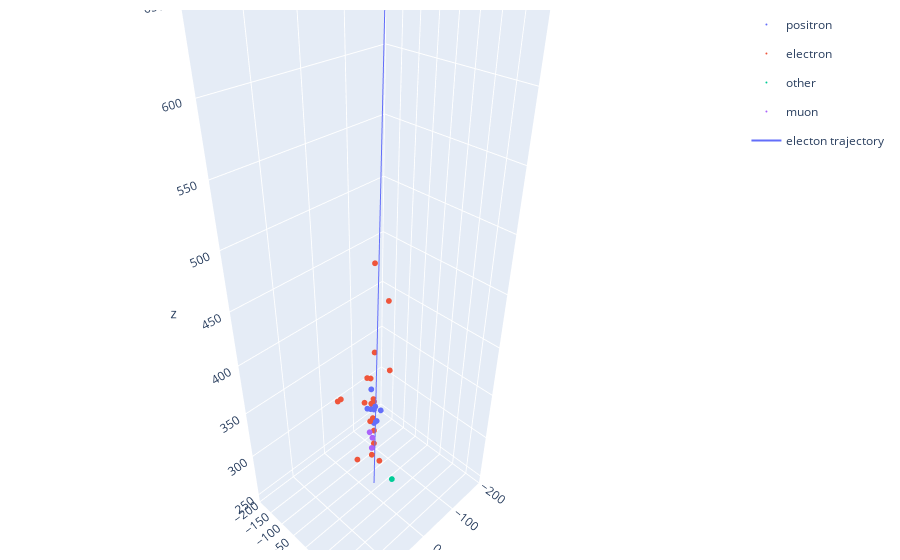

Notebook source saved alongside this figure:
### Code cell
# Plot all of the points and trajectories (FOR DEBUGGING PURPOSES)
import plotly.graph_objects as go
import plotly.express as px
import copy

x_vals = []
y_vals = []
z_vals = []
pdg_vals = []

# set the event number
event = 0

print("event: " + str(event))
print("original # of hits: {}, cut # of hits: {}".format(len(tree['EcalRecHits_v3_v12/EcalRecHits_v3_v12.xpos_'][event]), len(cutTree['EcalRecHits_v3_v12/EcalRecHits_v3_v12.xpos_'][event])))
#print("pdgID: " + str(cutTree['Pdg_ID'][event]))

cutTree['Particle'] = copy.deepcopy(cutTree['Pdg_ID'])

# convert pdg IDs to colors
for hit in range(len(cutTree['Pdg_ID'][event])):
    if cutTree['Pdg_ID'][event][hit] == 11: # e-
        cutTree['Particle'][event][hit] = 'electron'
    elif cutTree['Pdg_ID'][event][hit] == -11: # e+
        cutTree['Particle'][event][hit] = 'positron'
    elif cutTree['Pdg_ID'][event][hit] == -13: # mu-
        cutTree['Particle'][event][hit] = 'muon'
    elif cutTree['Pdg_ID'][event][hit] == 13: # mu+
        cutTree['Particle'][event][hit] = 'muon'
    elif cutTree['Pdg_ID'][event][hit] == 321: # K+
        cutTree['Particle'][event][hit] = 'kaon'
    elif cutTree['Pdg_ID'][event][hit] == -321: # K-
        cutTree['Particle'][event][hit] = 'kaon'
    else:
        cutTree['Particle'][event][hit] = 'other'

#print("colorID: " + str(cutTree['colorID'][event]))
#print("pdgID: " + str(cutTree['Pdg_ID'][event]))


# store all of the position values
for hit in range(len(cutTree['EcalRecHits_v3_v12/EcalRecHits_v3_v12.xpos_'][event])):
    x_vals.append(cutTree['EcalRecHits_v3_v12/EcalRecHits_v3_v12.xpos_'][event][hit])
    y_vals.append(cutTree['EcalRecHits_v3_v12/EcalRecHits_v3_v12.ypos_'][event][hit])
    z_vals.append(cutTree['EcalRecHits_v3_v12/EcalRecHits_v3_v12.zpos_'][event][hit])
    pdg_vals.append(cutTree['Particle'][event][hit])
        
df = {}
df['x'] = x_vals
df['y'] = y_vals
df['z'] = z_vals
df['Particle'] = pdg_vals
#print("pdg_vals: " + str(pdg_vals))

eLayerIntercepts = []
intercept = (trajectories['etraj_sp'][event][0] + layer_dz*trajectories['enorm_sp'][event][0], 
            trajectories['etraj_sp'][event][1] + layer_dz*trajectories['enorm_sp'][event][1], 
            trajectories['etraj_sp'][event][2] + layer_dz*trajectories['enorm_sp'][event][2])
eLayerIntercepts.append(intercept)
eLayerIntercepts = np.concatenate(np.array(eLayerIntercepts))
#print(eLayerIntercepts)

# radii of containment (don't need to index the event for these because all of the eLayerIntercepts are already for the nth event)

figs = []

TREE = tree3 # root file to load: tree2 or tree3 (tree2 is the root file without cuts yet, tree3 is the root file with cut1)

for hit in range(len(TREE['ax'][event])):
    hough = {}
    houghX = []
    houghY = []
    houghZ = []
    # anchor point
    anchor = (TREE['ax'][event][hit],TREE['ay'][event][hit],TREE['az'][event][hit])
    houghX.append(anchor[0])
    houghY.append(anchor[1])
    houghZ.append(anchor[2])
    # positive half
    linePos = (anchor[0] + 100*TREE['bx'][event][hit],anchor[1] + 100*TREE['by'][event][hit],anchor[2] + 100*TREE['bz'][event][hit])
    houghX.append(linePos[0])
    houghY.append(linePos[1])
    houghZ.append(linePos[2])
    # negative half
    lineNeg = (anchor[0] - 100*TREE['bx'][event][hit],anchor[1] - 100*TREE['by'][event][hit],anchor[2] - 100*TREE['bz'][event][hit])
    houghX.append(lineNeg[0])
    houghY.append(lineNeg[1])
    houghZ.append(lineNeg[2])
    hough['houghX'] = houghX
    hough['houghY'] = houghY
    hough['houghZ'] = houghZ
    figH = px.line_3d(hough, x='houghX', y ='houghY', z ='houghZ')
    figs.append(figH)
'''
for layer in range(34):
    circle = {}
    radius = radius_beam_68[layer]
    centerX = eLayerIntercepts[0][layer]
    centerY = eLayerIntercepts[1][layer]
    centerZ = eLayerIntercepts[2][layer]
    theta = np.linspace(0, 2*np.pi, 360)
    circle['circleX'] = radius * np.cos(theta) + centerX
    circle['circleY'] = radius * np.sin(theta) + centerY
    circle['circleZ'] = np.zeros(360) + centerZ
    figC = px.line_3d(circle, x='circleX', y='circleY', z='circleZ')
    figs.append(figC)
'''
fig1 = px.scatter_3d(df,x='x', y='y', z='z', color='Particle', labels={
                     "x": "X (mm)",
                     "y": "Y (mm)",
                     "z": "Z (mm)"
                    }, width=700,height=700)

# electron trajectory
fig2 = px.line_3d(traj, x="trajx", y="trajy", z="trajz", color = 'color', labels={
                     "trajx": "X (mm)",
                     "trajy": "Y (mm)",
                     "trajz": "Z (mm)"})

figData = ()
for fig in figs:
    figData += fig.data

fig3 = go.Figure(data=fig1.data + fig2.data + figData)
print(fig2.data)
fig3.update_xaxes(range=[-200, 200])
fig3.update_yaxes(range=[-200, 200])
fig3.update_layout(
    scene = dict(
        xaxis = dict(nticks=6, range=[-200,200],),
                     yaxis = dict(nticks=10, range=[-200,200],),
                     zaxis = dict(nticks=10, range=[240,700],),),
    autosize=False,
    margin=dict(r=20, l=10, b=10, t=10))
fig3.update_traces(marker=dict(size=2),selector=dict(mode='markers'))


fig3.show()
#print("pdgID: " + str(cutTree['Pdg_ID'][event]))

nKaons = 0
nMuons = 0
nElectrons = 0
nPositrons = 0
nOthers = 0
for pdgID in cutTree['Pdg_ID'][event]:
    if(pdgID == 11): nElectrons +=1
    elif(pdgID == -11): nPositrons +=1
    elif(pdgID == 13 or pdgID == -13): nMuons +=1
    elif(pdgID == 321 or pdgID == -321): nKaons +=1
    else: nOthers +=1

print("SUMMARY:")
print("Number of Hits: {}".format(nKaons + nMuons + nElectrons + nPositrons + nOthers))
print("-> Kaons: {}".format(nKaons))
print("-> Muons: {}".format(nMuons))
print("-> Electrons: {}".format(nElectrons))
print("-> Positrons: {}".format(nPositrons))
print("-> Others: {}".format(nOthers))

nKaons = 0
nMuons = 0
nElectrons = 0
nPositrons = 0
nOthers = 0

# events that are super hard: 5,9

### Figure 1 — Plotly figure (JSON) as saved in the notebook; plotly's stock layout.template omitted (floating-point values rounded to 4 significant figures)
{"data": [{"hovertemplate": "Particle=positron<br>X (mm)=%{x}<br>Y (mm)=%{y}<br>Z (mm)=%{z}<extra></extra>", "legendgroup": "positron", "marker": {"color": "#636efa", "size": 2, "symbol": "circle"}, "mode": "markers", "name": "positron", "scene": "scene", "showlegend": true, "type": "scatter3d", "x": [-8.341, -8.341, -8.341, -16.68, -25.02, -16.68, -25.02, -12.51], "y": [4.816, -9.632, -24.08, -9.632, -9.632, -9.632, 4.816, -16.86], "z": [346.6, 362.4, 337.5, 321.9, 321.9, 337.5, 337.5, 337.5]}, {"hovertemplate": "Particle=electron<br>X (mm)=%{x}<br>Y (mm)=%{y}<br>Z (mm)=%{z}<extra></extra>", "legendgroup": "electron", "marker": {"color": "#EF553B", "size": 2, "symbol": "circle"}, "mode": "markers", "name": "electron", "scene": "scene", "showlegend": true, "type": "scatter3d", "x": [-4.171, -20.85, 12.51, -12.51, -8.341, 2.665e-15, 70.9, 79.24, -41.71, -25.02, -62.56, -41.71, -4.171, -16.68, -16.68, -4.171, -25.02, -16.68, -8.341], "y": [-60.2, -16.86, 12.04, -16.86, -24.08, -24.08, -16.86, -16.86, -38.53, 33.71, -16.86, -38.53, -2.408, -9.632, -9.632, 26.49, -24.08, -9.632, -9.632], "z": [266.9, 346.6, 337.5, 371.5, 371.5, 346.6, 371.5, 371.5, 387.1, 387.1, 436.8, 470.6, 288.5, 297.0, 312.8, 288.5, 321.9, 346.6, 346.6]}, {"hovertemplate": "Particle=other<br>X (mm)=%{x}<br>Y (mm)=%{y}<br>Z (mm)=%{z}<extra></extra>", "legendgroup": "other", "marker": {"color": "#00cc96", "size": 2, "symbol": "circle"}, "mode": "markers", "name": "other", "scene": "scene", "showlegend": true, "type": "scatter3d", "x": [-20.85], "y": [55.38], "z": [266.9]}, {"hovertemplate": "Particle=muon<br>X (mm)=%{x}<br>Y (mm)=%{y}<br>Z (mm)=%{z}<extra></extra>", "legendgroup": "muon", "marker": {"color": "#ab63fa", "size": 2, "symbol": "circle"}, "mode": "markers", "name": "muon", "scene": "scene", "showlegend": true, "type": "scatter3d", "x": [-4.171, 2.665e-15, 8.341], "y": [-2.408, 4.816, 4.816], "z": [297.0, 312.8, 321.9]}, {"hovertemplate": "color=electon trajectory<br>X (mm)=%{x}<br>Y (mm)=%{y}<br>Z (mm)=%{z}<extra></extra>", "legendgroup": "electon trajectory", "line": {"color": "#636efa", "dash": "solid"}, "marker": {"symbol": "circle"}, "mode": "lines", "name": "electon trajectory", "scene": "scene", "showlegend": true, "type": "scatter3d", "x": [-11.81, -12.04, -12.59, -12.9, -13.51, -13.88, -14.54, -14.93, -15.6, -15.99, -16.65, -17.04, -17.71, -18.09, -18.76, -19.15, -19.82, -20.2, -20.87, -21.26, -21.92, -22.31, -22.98, -23.36, -24.18, -24.72, -25.53, -26.07, -26.88, -27.42, -28.24, -28.77, -29.59, -30.12], "y": [-2.238, -2.223, -2.188, -2.169, -2.13, -2.107, -2.065, -2.041, -1.999, -1.974, -1.932, -1.908, -1.866, -1.841, -1.799, -1.775, -1.733, -1.708, -1.666, -1.642, -1.6, -1.575, -1.533, -1.509, -1.457, -1.423, -1.372, -1.338, -1.287, -1.253, -1.201, -1.168, -1.116, -1.082], "z": [248.4, 253.8, 266.9, 274.0, 288.5, 297.1, 312.8, 321.9, 337.6, 346.7, 362.4, 371.5, 387.2, 396.3, 412.0, 421.1, 436.8, 445.9, 461.6, 470.7, 486.4, 495.5, 511.2, 520.3, 539.5, 552.1, 571.3, 583.9, 603.1, 615.7, 634.9, 647.5, 666.7, 679.3]}], "layout": {"autosize": false, "margin": {"b": 10, "l": 10, "r": 20, "t": 10}, "scene": {"xaxis": {"nticks": 6, "range": [-200, 200]}, "yaxis": {"nticks": 10, "range": [-200, 200]}, "zaxis": {"nticks": 10, "range": [240, 700]}}, "xaxis": {"range": [-200, 200]}, "yaxis": {"range": [-200, 200]}}}
